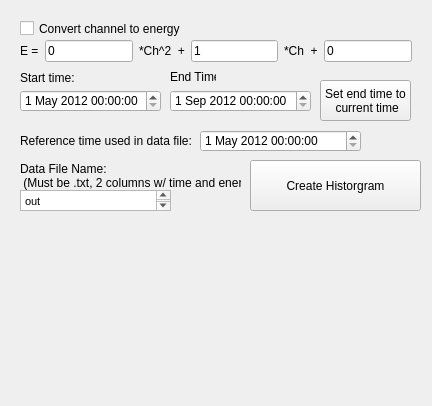
<?xml version="1.0" encoding="UTF-8"?>
<ui version="4.0">
 <class>AnalysisWidget</class>
 <widget class="QWidget" name="AnalysisWidget">
  <property name="geometry">
   <rect>
    <x>0</x>
    <y>0</y>
    <width>432</width>
    <height>406</height>
   </rect>
  </property>
  <property name="windowTitle">
   <string>Form</string>
  </property>
  <widget class="QPushButton" name="updateHist">
   <property name="geometry">
    <rect>
     <x>250</x>
     <y>160</y>
     <width>171</width>
     <height>51</height>
    </rect>
   </property>
   <property name="text">
    <string>Create Historgram</string>
   </property>
  </widget>
  <widget class="QLabel" name="startTimeLabel">
   <property name="geometry">
    <rect>
     <x>20</x>
     <y>70</y>
     <width>71</width>
     <height>16</height>
    </rect>
   </property>
   <property name="text">
    <string>Start time:</string>
   </property>
  </widget>
  <widget class="QLabel" name="endTimeLabel">
   <property name="geometry">
    <rect>
     <x>170</x>
     <y>70</y>
     <width>46</width>
     <height>13</height>
    </rect>
   </property>
   <property name="text">
    <string>End Time:</string>
   </property>
  </widget>
  <widget class="QPushButton" name="useCurrentTime">
   <property name="geometry">
    <rect>
     <x>320</x>
     <y>80</y>
     <width>91</width>
     <height>41</height>
    </rect>
   </property>
   <property name="text">
    <string>Set end time to
 current time</string>
   </property>
  </widget>
  <widget class="QCheckBox" name="convertButton">
   <property name="geometry">
    <rect>
     <x>20</x>
     <y>20</y>
     <width>161</width>
     <height>17</height>
    </rect>
   </property>
   <property name="text">
    <string>Convert channel to energy</string>
   </property>
  </widget>
  <widget class="QWidget" name="horizontalLayoutWidget">
   <property name="geometry">
    <rect>
     <x>20</x>
     <y>40</y>
     <width>392</width>
     <height>22</height>
    </rect>
   </property>
   <layout class="QHBoxLayout" name="Equation">
    <item>
     <widget class="QLabel" name="E">
      <property name="text">
       <string>E =</string>
      </property>
     </widget>
    </item>
    <item>
     <widget class="QLineEdit" name="c2">
      <property name="text">
       <string>0</string>
      </property>
     </widget>
    </item>
    <item>
     <widget class="QLabel" name="Ch2">
      <property name="text">
       <string>*Ch^2  +</string>
      </property>
     </widget>
    </item>
    <item>
     <widget class="QLineEdit" name="c1">
      <property name="text">
       <string>1</string>
      </property>
     </widget>
    </item>
    <item>
     <widget class="QLabel" name="Ch">
      <property name="text">
       <string>*Ch  +</string>
      </property>
     </widget>
    </item>
    <item>
     <widget class="QLineEdit" name="c0">
      <property name="text">
       <string>0</string>
      </property>
     </widget>
    </item>
   </layout>
  </widget>
  <widget class="QLabel" name="fileNameInstruction">
   <property name="geometry">
    <rect>
     <x>20</x>
     <y>160</y>
     <width>221</width>
     <height>31</height>
    </rect>
   </property>
   <property name="text">
    <string>Data File Name:
 (Must be .txt, 2 columns w/ time and energy)</string>
   </property>
  </widget>
  <widget class="QTextEdit" name="dataFileName">
   <property name="geometry">
    <rect>
     <x>20</x>
     <y>190</y>
     <width>151</width>
     <height>21</height>
    </rect>
   </property>
   <property name="html">
    <string>&lt;!DOCTYPE HTML PUBLIC &quot;-//W3C//DTD HTML 4.0//EN&quot; &quot;http://www.w3.org/TR/REC-html40/strict.dtd&quot;&gt;
&lt;html&gt;&lt;head&gt;&lt;meta name=&quot;qrichtext&quot; content=&quot;1&quot; /&gt;&lt;style type=&quot;text/css&quot;&gt;
p, li { white-space: pre-wrap; }
&lt;/style&gt;&lt;/head&gt;&lt;body style=&quot; font-family:'MS Shell Dlg 2'; font-size:8.25pt; font-weight:400; font-style:normal;&quot;&gt;
&lt;p style=&quot; margin-top:0px; margin-bottom:0px; margin-left:0px; margin-right:0px; -qt-block-indent:0; text-indent:0px;&quot;&gt;&lt;span style=&quot; font-size:8pt;&quot;&gt;out&lt;/span&gt;&lt;/p&gt;&lt;/body&gt;&lt;/html&gt;</string>
   </property>
  </widget>
  <widget class="QDateTimeEdit" name="startTime">
   <property name="geometry">
    <rect>
     <x>20</x>
     <y>90</y>
     <width>141</width>
     <height>22</height>
    </rect>
   </property>
   <property name="dateTime">
    <datetime>
     <hour>0</hour>
     <minute>0</minute>
     <second>0</second>
     <year>2012</year>
     <month>5</month>
     <day>1</day>
    </datetime>
   </property>
   <property name="maximumDateTime">
    <datetime>
     <hour>23</hour>
     <minute>59</minute>
     <second>59</second>
     <year>7999</year>
     <month>12</month>
     <day>31</day>
    </datetime>
   </property>
  </widget>
  <widget class="QDateTimeEdit" name="endTime">
   <property name="geometry">
    <rect>
     <x>170</x>
     <y>90</y>
     <width>141</width>
     <height>22</height>
    </rect>
   </property>
   <property name="dateTime">
    <datetime>
     <hour>0</hour>
     <minute>0</minute>
     <second>0</second>
     <year>2012</year>
     <month>9</month>
     <day>1</day>
    </datetime>
   </property>
  </widget>
  <widget class="QDateTimeEdit" name="refTime_2">
   <property name="geometry">
    <rect>
     <x>200</x>
     <y>130</y>
     <width>161</width>
     <height>22</height>
    </rect>
   </property>
   <property name="dateTime">
    <datetime>
     <hour>0</hour>
     <minute>0</minute>
     <second>0</second>
     <year>2012</year>
     <month>5</month>
     <day>1</day>
    </datetime>
   </property>
  </widget>
  <widget class="QLabel" name="refTimeLabel">
   <property name="geometry">
    <rect>
     <x>20</x>
     <y>130</y>
     <width>171</width>
     <height>21</height>
    </rect>
   </property>
   <property name="text">
    <string>Reference time used in data file:</string>
   </property>
  </widget>
 </widget>
 <resources/>
 <connections/>
</ui>
